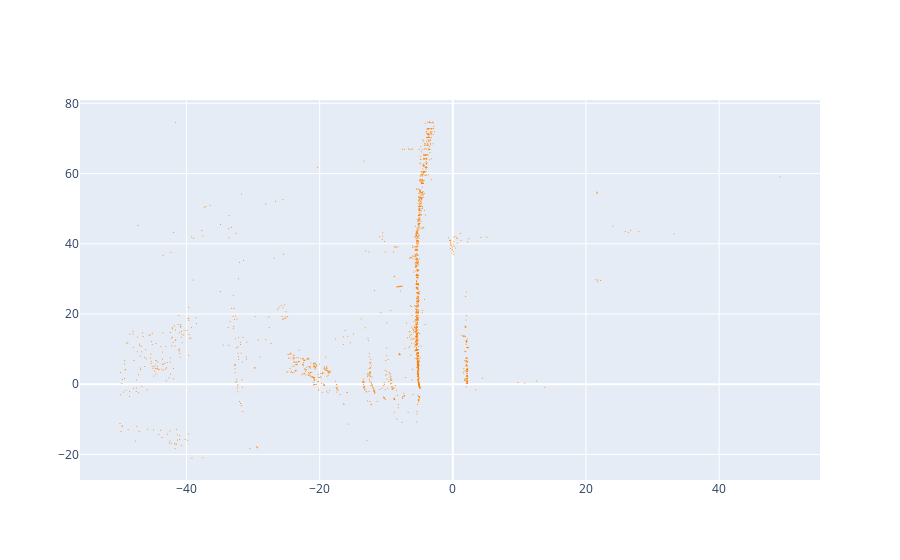

Notebook cell for this chart:
### Code cell
import plotly.graph_objects as go

trace1 = go.Scatter(
    x=pc_mod['x_mod'],
    y=pc_mod['y_mod'],
    mode='markers',
    marker=dict(color='rgb(255, 128, 2)', size=1),
    text=pc_mod['label_id'],
)
data = [trace1]
fig = go.Figure(data=data)
fig.show()

### Figure 1 — Plotly figure (JSON) as saved in the notebook; plotly's stock layout.template omitted (floating-point values rounded to 4 significant figures; data arrays with more than 128 entries replaced by an {"elided": "..."} marker saying what was removed)
{"data": [{"marker": {"color": "rgb(255, 128, 2)", "size": 1}, "mode": "markers", "text": {"elided": "1907 int values"}, "type": "scatter", "x": {"elided": "1907 float values"}, "y": {"elided": "1907 float values"}}], "layout": {}}
